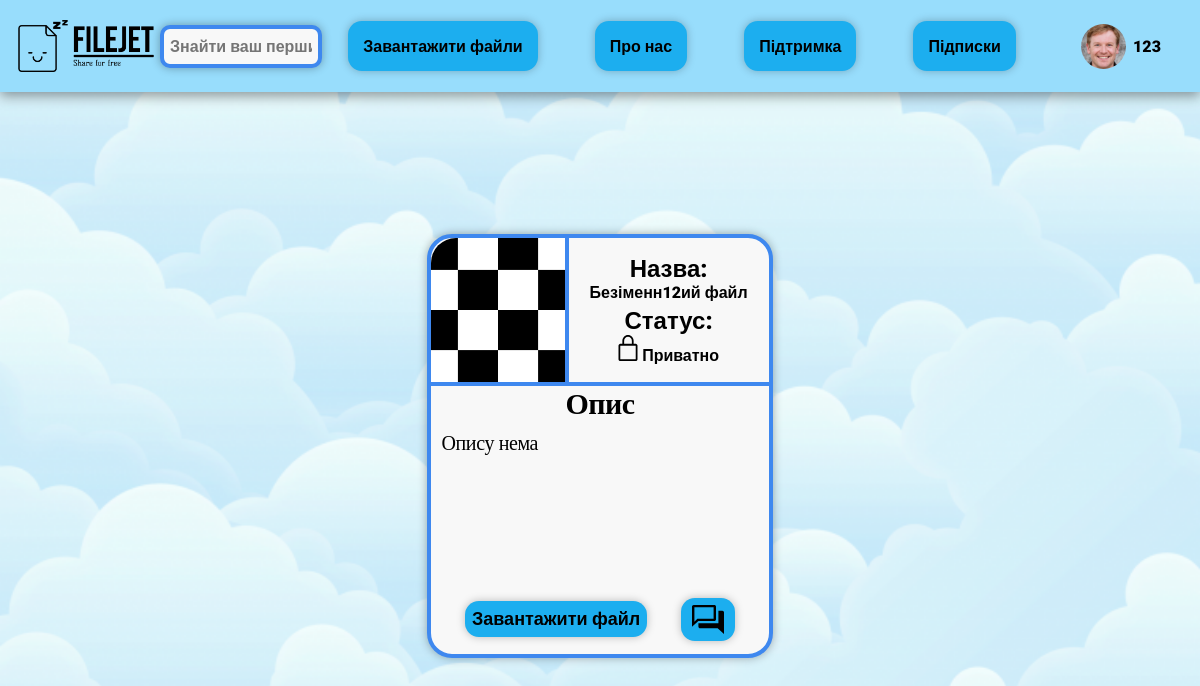
/file/34/ (signed in), run on the app's committed database.
### ProfileApp/models.py (models this page shows, shortened)
class Profile(models.Model):
    user = models.OneToOneField(User, on_delete=models.CASCADE)
    image = models.ImageField(upload_to='image/%Y/%m/%d', default="unregistered_user.png")
    total_size = models.IntegerField(default=104857600)
    used_size = models.IntegerField(default=0)
    procent_size = models.IntegerField(default=0)

### FileApp/models.py (models this page shows, shortened)
class File(models.Model):
    file_path = models.FileField(upload_to='files/%Y/%m/%d', max_length=255, null=True, blank=True)
    name = models.CharField(max_length=255, default="Безіменний файл")
    description = models.TextField(default="Опису нема")
    category = models.ForeignKey(Category, on_delete=models.CASCADE, null=True, blank=True)
    private = models.BooleanField()
    image = models.ImageField(upload_to='image/%Y/%m/%d', default="file_preview.png")
    user = models.ForeignKey(settings.AUTH_USER_MODEL, on_delete=models.CASCADE)

### FileApp/views.py (the view)
# urls.py: path(r'file/<int:file_pk>/', show_file, name='file'),
@login_required(login_url='main')
def show_file(request, file_pk):
    context={}
    file = get_object_or_404(File, pk=file_pk)
    context["file"] = file
    context["is_uploader"] = False
    if file.user == request.user:
        context["is_uploader"] = True
        chats = Chat.objects.filter(file = file)
        chat_and_last_message_list = []
        for chat in chats:
            chat_and_last_message = []
            try:
                last_message = Message.objects.filter(chat = chat).order_by('pk').latest('pk')
            except Message.DoesNotExist:
                last_message = ''
            profile_image = Profile.objects.get(user = chat.send_user)
            chat_and_last_message.append(profile_image)
            chat_and_last_message.append(last_message)
            chat_and_last_message.append(chat)
            chat_and_last_message_list.append(chat_and_last_message)
        context["chat_and_last_message_list"] = chat_and_last_message_list
    return render(request, 'file.html', context)

### MainApp/templatetags/base.py (called while the page is built)
@register.simple_tag
def give_user(request):
    if request.user.is_authenticated:
        user = request.user
        profile = Profile.objects.get(user=user)
        return profile

### FileApp/templates/file.html (shortened to what this page needs)
{% extends 'base.html' %}
{% load static %}
{% block style %}<link rel="stylesheet" href="{% static 'css/file.css' %}">{% endblock %}
{% block content %}
<div id="wrapper">
    <div id="file">
        <div id="file-header">
            <div id="image">
                {% if file.image %}
                <img src="{{ file.image.url }}" alt="{{ file.name }}">
                {% else %}
                <img src="{% static 'images/sad_file.svg' %}" alt="Нема забраження файлу">
                {% endif %}
            </div>
            <div id="text-info">
                <div class="file-name">
                    <h2>Назва:</h2>
                    <h4>{{ file.name }}</h4>
                </div>
                <div class="file-name">
                    <h2>Статус:</h2>
                    <div id="private-info">
                        <h4>{% if file.private %}
                        Відкрито
                        {% else %}
                        <img src="{% static 'images/lock.svg' %}" alt="Замкнуто">
                        Приватно
                        {% endif %}</h4>
                    </div>
                </div>
            </div>
        </div>
        <div id="file-body">
            <h2 id="description-h2">Опис</h2>
            <h4 id="description-text">{% if file.description %}
                {{ file.description }}
                {% else %}
                Нема опису файла!
                {% endif %}</h4>
        </div>
        <div id="file-footer">
            <a href="" id="text-download">Завантажити файл</a>
            {% if is_uploader %}
            <button id="oLModal" onclick="openModal('Modal-uploader')"><img src="{% static 'images/chat_icon.svg' %}" alt="Чат"></button>
            {% elif not is_uploader %}
            <button id="oModal" onclick="openModal('Modal-user')"><img src="{% static 'images/chat_icon.svg' %}" alt="Чат"></button>
            {% endif %}
        </div>
    </div>
</div>
{% endblock %}

### MainApp/templates/base.html (shortened to what this page needs)
<html lang="en">
    {% load static %}
    {% load base %}
    {% give_user request as profile %}
<head>
    <link rel="stylesheet" href="{% static 'css/base.css' %}">
    {% block style %} {% endblock %}
</head>
<body>
    <header>
        <div id="left-header-side">
            <p><a href="{% url 'main' %}"><img class="logo" src="{% static 'images/header-logo.png' %}" alt="Логотип компанії"></a></p>
            {% if user.is_authenticated %}
            <input type="text" id="search-bar" placeholder="Знайти ваш перший файл...">
            {% endif %}
        </div>
        <div class="navigation_buttons">
            <a href="{% url 'upload_file' %}">Завантажити файли</a>
            <a href="{% url 'about_us' %}">Про нас</a>
            <a href="{% url 'documentation' %}">Підтримка</a>
            <a href="{% url 'subscription' %}">Підписки</div></a>
        <div class="no_account">
            <a href="{% url 'profile' %}">
                {% if profile.image %}
                <img class="image_account" src="{{ profile.image.url }}" alt="Нема аккаунту">
                {% else %}
                <img class="image_account" src="{% static 'images/unregistrate_user.png' %}" alt="Нема аккаунту">
                {% endif %}
                {{ profile.user.username }}
            </a>
        </div>
    </header>
    {% block content %}{% endblock %}
</body>
</html>

### MainApp/static/css/base.css (style rules this page uses)
* { padding: 0; margin: 0; font-family: 'Roboto', sans-serif; font-weight: 900; }
body { width: 100%; height: 100%; display: flex; flex-flow: column; }
a, a:hover, a:visited, a:active { color: inherit; text-decoration: none; }
header { display: flex; flex-direction: row; justify-content: space-between; align-items: center; width: 100%; height: 100px; background: #98DDFC; box-shadow: 0px 4px 12px rgba(0, 0, 0, 0.4); flex: 0 1 auto; }
#left-header-side { padding-left: 1.5%; gap: 2%; display: flex; justify-content: space-between; width: 28%; align-items: center; }
.logo { width: 136px; height: 52px; flex: none; order: 0; flex-grow: 0; }
header #search-bar { padding: 8px 6px; width: 70%; font-size:16px; background: #F8F8F8; border: 4px solid #3E88EF; box-shadow: 0px 0px 10px rgba(0, 0, 0, 0.32); border-radius: 10px; transition: 500ms ease-in-out; }
.navigation_buttons { display: flex; flex-direction: row; justify-content: center; align-items: center; padding: 0px 0px; gap: 57px; width: 720px; height: 92px; flex: none; order: 1; align-self: stretch; flex-grow: 0; }
.navigation_buttons a { display: flex; flex-direction: row; justify-content: center; align-items: center; padding: 3px 15px; height: 44px; background: #1CAEEF; box-shadow: 0px 0px 8px rgba(0, 0, 0, 0.25); border-radius: 14px; border: 0px; flex: none; order: 0; flex-grow: 0; }
.no_account { display: flex; flex-direction: column; justify-content: center; align-items: center; padding: 5px 40px; width: 78px; height: 74px; border-radius: 10px; flex: none; order: 2; flex-grow: 0; }
.no_account a { display: flex; flex-direction: row; justify-content: center; align-items: center; padding: 5px 19px; gap: 7px; width: 78px; height: 74px; border-radius: 10px; flex: none; order: 2; flex-grow: 0; }
.image_account { box-sizing: border-box; width: 45px; height: 45px; flex: none; flex-grow: 0; width: 45px; height: 45px; border-radius: 100%; font-size: 14px; font-family: 'Roboto'; font-style: normal; font-weight: 700; font-size: 14px; line-height: 150%; letter-spacing: -0.019em; color: #000000; flex: none; flex-grow: 0; }

### FileApp/static/css/file.css (style rules this page uses)
#file { box-sizing: border-box; display: flex; flex-direction: column; align-items: center; padding: 0px; min-width: 20%; max-width: 60%; max-height: 60%; background: #F8F8F8; border: 4px solid #3E88EF; box-shadow: 0px 0px 10px rgba(0, 0, 0, 0.32); border-radius: 25px; }
#file-header { display: flex; flex-direction: row; justify-content: center; align-items: center; padding: 0px; width: 100%; height: 35%; overflow: hidden; border-top-left-radius: 25px; border-top-right-radius: 25px; border-bottom: 4px solid #3E88EF; }
#wrapper { width: 100%; height: 100%; display: flex; flex-direction: column; justify-content: center; align-items: center; }
#image { display: flex; flex-direction: row; justify-content: center; align-items: center; padding: 0px; width: 40%; height: 100%; overflow: hidden; }
#image img { max-width: 120%; max-height: 120%; }
#text-info { display: flex; flex-direction: column; justify-content: center; align-items: center; padding: 0px; gap: 3%; overflow: hidden; width: 60%; height: 100%; border-left: 4px solid #3E88EF; }
.file-name { display: flex; flex-direction: column; justify-content: center; align-items: center; }
#private-info { display: flex; flex-direction: row; justify-content: center; align-items: center; gap: 1%; }
#file-body { display: flex; flex-direction: column; justify-content: flex-start; align-items: center; gap: 10px; width: 100%; height: 48%; }
#file-footer { display: flex; flex-direction: row; justify-content: center; align-items: center; gap: 10%; width: 100%; height: 17%; }
#description-h2 { font-family: 'Roboto'; font-style: normal; font-weight: 700; font-size: 30px; display: flex; align-items: center; letter-spacing: -0.019em; color: #000000; }
#description-text { -webkit-box-sizing: border-box; -moz-box-sizing: border-box; box-sizing: border-box; padding: 0 10px; width: 100%; font-family: 'Roboto'; font-style: normal; font-weight: 400; font-size: 20px; display: flex; align-items: center; letter-spacing: -0.019em; color: #000000; }
#file-footer a, #file-footer button { display: flex; flex-direction: row; justify-content: center; align-items: center; padding: 7px; gap: 10px; cursor: pointer; font-size: 18px; border: none; background: #1CAEEF; box-shadow: 0px 0px 8px rgba(0, 0, 0, 0.25); border-radius: 14px; }
#text-download { padding: 30px 15px; }
#file-footer button img { width: 80%; height: 80%; }

### data on the page
Profile: image (picture), user.username "123"
File: image (picture), name "Безіменн12ий файл", description "Опису нема"
